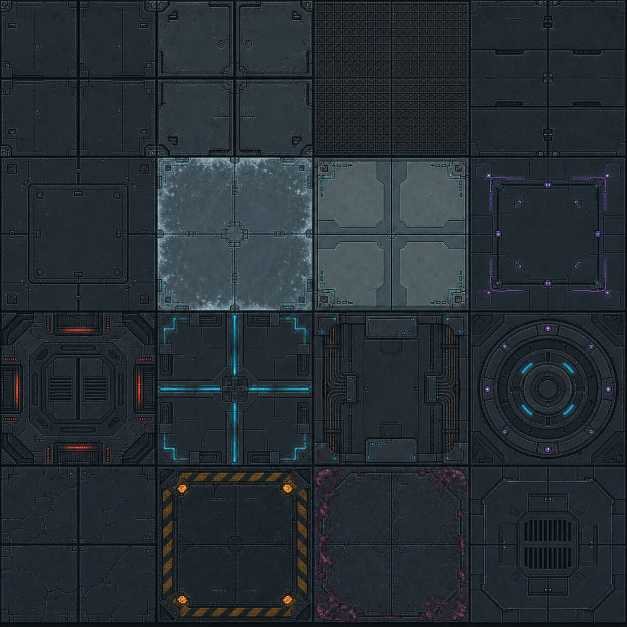
#> input picture play/last-bastion/art/production-tests/batch-ad/science-wing-floor-v1-source.png, 1254 x 1254 px (shown at 1/2 size)
$ python normalize_batch_ad.py
#> lines starting #> are read from the running program, lines starting #| are printed output that depends on the picture
"""Build deterministic Batch AD Science Wing atlases and contact-sheet QA."""
from pathlib import Path

from PIL import Image, ImageDraw


ROOT = Path(__file__).resolve().parent
NEAREST = Image.Resampling.NEAREST


def grid_cells(source: Image.Image, columns: int, rows: int):
    for row in range(rows):
        top = round(row * source.height / rows)
        bottom = round((row + 1) * source.height / rows)
        for column in range(columns):
            left = round(column * source.width / columns)
            right = round((column + 1) * source.width / columns)
            yield column, row, source.crop((left, top, right, bottom))


def opaque_grid(source_name: str, output_name: str, columns: int, rows: int, cell_size: int):
#> called with source_name = 'science-wing-floor-v1-source.png', output_name = 'science-wing-floor-v1-256.png', columns = 4, rows = 4, cell_size = 256
    source = Image.open(ROOT / source_name).convert("RGB")
#> source is the input picture: PIL image 1254x1254 RGB; mean R, G, B 37.7, 46, 52.3
    output = Image.new("RGB", (columns * cell_size, rows * cell_size))
#> output: PIL image 1024x1024 RGB; every value is 0
    for column, row, cell in grid_cells(source, columns, rows):
        output.paste(cell.resize((cell_size, cell_size), NEAREST), (column * cell_size, row * cell_size))
#> this loop made 16 passes
#> (column, row) on passes 1 to 12: (0, 0), (1, 0), (2, 0), (3, 0), (0, 1), (1, 1), (2, 1), (3, 1), (0, 2), (1, 2), (2, 2), (3, 2)
    output.save(ROOT / output_name, optimize=True)
    return output.convert("RGBA")
#> in opaque_grid (call 2), `output = Image.new("RGB", (columns * cell_size, rows * cell_size))`: output: PIL image 512x512 RGB; every value is 0
#> the loop in opaque_grid (call 2), `for column, row, cell in grid_cells(source, columns, rows):` made 16 passes


def transparent_grid(
    source_name: str,
    output_name: str,
    columns: int,
    rows: int,
    cell_size: int,
    padding: int,
    preserve_cell: bool = False,
    bottom_align: bool = False,
):
#> called with source_name = 'science-wing-boundary-v1.png', output_name = 'science-wing-boundary-v1-256.png', columns = 4, rows = 2, cell_size = 256, padding = 0, preserve_cell = True, bottom_align = False
    source = Image.open(ROOT / source_name).convert("RGBA")
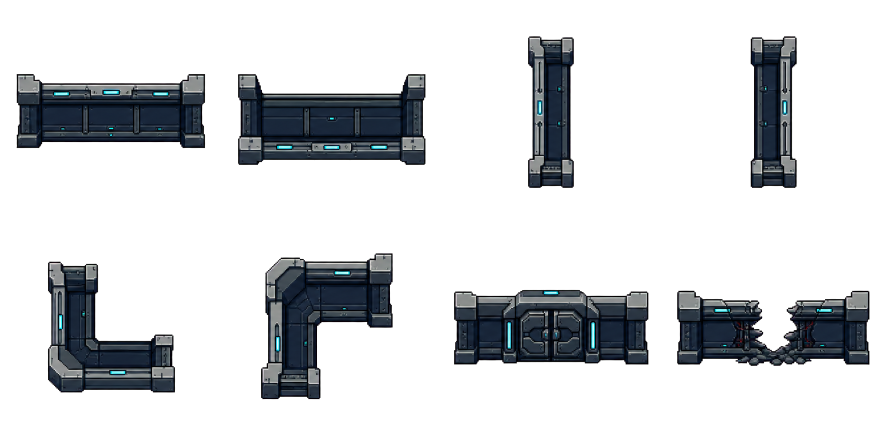
#> input picture play/last-bastion/art/production-tests/batch-ad/science-wing-boundary-v1.png, 1774 x 887 px (shown at 1/2 size)
#> source is the input picture: PIL image 1774x887 RGBA; mean R, G, B, A 10, 12, 14.2, 53.6
    output = Image.new("RGBA", (columns * cell_size, rows * cell_size), (0, 0, 0, 0))
#> output: PIL image 1024x512 RGBA; every value is 0
    for column, row, cell in grid_cells(source, columns, rows):
        if preserve_cell:
            subject = cell.resize((cell_size, cell_size), NEAREST)
            x = column * cell_size
            y = row * cell_size
        else:
            bounds = cell.getchannel("A").getbbox()
            if bounds is None:
                raise ValueError(f"{source_name} cell {column},{row} is empty")
            subject = cell.crop(bounds)
            scale = min((cell_size - padding * 2) / subject.width, (cell_size - padding * 2) / subject.height)
            subject = subject.resize(
                (max(1, round(subject.width * scale)), max(1, round(subject.height * scale))),
                NEAREST,
            )
            x = column * cell_size + (cell_size - subject.width) // 2
            if bottom_align:
                y = row * cell_size + cell_size - padding - subject.height
            else:
                y = row * cell_size + (cell_size - subject.height) // 2
        output.alpha_composite(subject, (x, y))
#> this loop made 8 passes
#> (column, row, x, y) on passes 1 to 8: (0, 0, 0, 0), (1, 0, 256, 0), (2, 0, 512, 0), (3, 0, 768, 0), (0, 1, 0, 256), (1, 1, 256, 256), (2, 1, 512, 256), (3, 1, 768, 256)
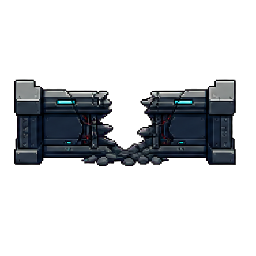
#> subject: PIL image 256x256 RGBA; mean R, G, B, A 9.2, 11, 13.2, 55.2; transparent parts drawn white
    output.save(ROOT / output_name, optimize=True)
    return output


def main():
    floor_master = opaque_grid("science-wing-floor-v1-source.png", "science-wing-floor-v1-256.png", 4, 4, 256)
    floor_runtime = opaque_grid("science-wing-floor-v1-source.png", "science-wing-floor-v1-128.png", 4, 4, 128)
    boundary_master = transparent_grid(
        "science-wing-boundary-v1.png", "science-wing-boundary-v1-256.png", 4, 2, 256, 0, preserve_cell=True
    )
    boundary_runtime = transparent_grid(
        "science-wing-boundary-v1.png", "science-wing-boundary-v1-128.png", 4, 2, 128, 0, preserve_cell=True
    )
#> in transparent_grid (call 2), `output = Image.new("RGBA", (columns * cell_size, rows * cell_size), (0..`: output: PIL image 512x256 RGBA; every value is 0
#> the loop in transparent_grid (call 2), `for column, row, cell in grid_cells(source, columns, rows):` made 8 passes
#> (column, row, x, y) on passes 1 to 8: (0, 0, 0, 0), (1, 0, 128, 0), (2, 0, 256, 0), (3, 0, 384, 0), (0, 1, 0, 128), (1, 1, 128, 128), (2, 1, 256, 128), (3, 1, 384, 128)
    fixtures_master = transparent_grid(
        "science-wing-fixtures-v1.png", "science-wing-fixtures-v1-384.png", 4, 2, 384, 24, bottom_align=True
    )
#> call 3 of transparent_grid, with source_name = 'science-wing-fixtures-v1.png', output_name = 'science-wing-fixtures-v1-384.png', columns = 4, rows = 2, cell_size = 384, padding = 24, preserve_cell = False, bottom_align = True
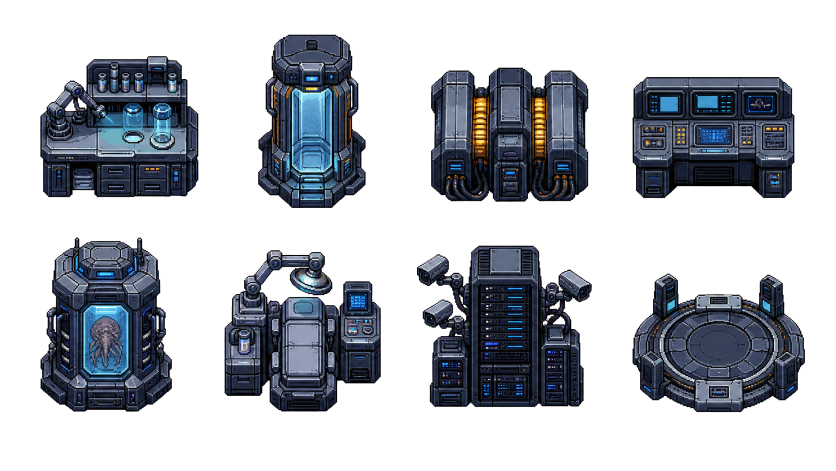
#> input picture play/last-bastion/art/production-tests/batch-ad/science-wing-fixtures-v1.png, 1672 x 941 px (shown at 1/2 size)
#> in transparent_grid, source is the input picture: PIL image 1672x941 RGBA; mean R, G, B, A 19.6, 23.4, 29.8, 94.5
#> in transparent_grid (call 3), `output = Image.new("RGBA", (columns * cell_size, rows * cell_size), (0..`: output: PIL image 1536x768 RGBA; every value is 0
#> the loop in transparent_grid (call 3), `for column, row, cell in grid_cells(source, columns, rows):` made 8 passes
#> (column, row, bounds, scale, x, y) on passes 1 to 8: (0, 0, (80, 112, 397, 395), 1.06, 24, 60), (1, 0, (98, 69, 314, 416), 0.968, 471, 24), (2, 0, (26, 135, 341, 404), 1.07, 792, 73), (3, 0, (11, 154, 335, 397), 1.04, 1176, 108), (0, 1, (80, 4, 344, 354), 0.96, 65, 408), (1, 1, (31, 30, 418, 354), 0.868, 408, 463), (2, 1, (0, 21, 348, 345), 0.966, 792, 431), (3, 1, (11, 77, 356, 355), 0.974, 1176, 473)
#> after the loop in transparent_grid (call 3), `for column, row, cell in grid_cells(source, columns, rows):`:
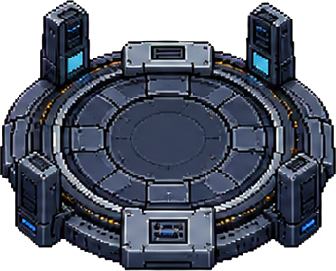
#> subject: PIL image 336x271 RGBA; mean R, G, B, A 42.9, 48.5, 60.7, 187.1; transparent parts drawn white
    fixtures_runtime = transparent_grid(
        "science-wing-fixtures-v1.png", "science-wing-fixtures-v1-192.png", 4, 2, 192, 12, bottom_align=True
    )
#> call 4 of transparent_grid, with source_name = 'science-wing-fixtures-v1.png', output_name = 'science-wing-fixtures-v1-192.png', columns = 4, rows = 2, cell_size = 192, padding = 12, preserve_cell = False, bottom_align = True
#> in transparent_grid (call 4), `output = Image.new("RGBA", (columns * cell_size, rows * cell_size), (0..`: output: PIL image 768x384 RGBA; every value is 0
#> the loop in transparent_grid (call 4), `for column, row, cell in grid_cells(source, columns, rows):` made 8 passes
#> (column, row, bounds, scale, x, y) on passes 1 to 8: (0, 0, (80, 112, 397, 395), 0.53, 12, 30), (1, 0, (98, 69, 314, 416), 0.484, 235, 12), (2, 0, (26, 135, 341, 404), 0.533, 396, 37), (3, 0, (11, 154, 335, 397), 0.519, 588, 54), (0, 1, (80, 4, 344, 354), 0.48, 32, 204), (1, 1, (31, 30, 418, 354), 0.434, 204, 231), (2, 1, (0, 21, 348, 345), 0.483, 396, 216), (3, 1, (11, 77, 356, 355), 0.487, 588, 237)
#> pass 1, in transparent_grid (call 4), `subject = subject.resize( (max(1, round(subject.width * scale)), max(1..`:
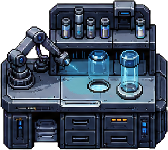
#> subject: PIL image 168x150 RGBA; mean R, G, B, A 46.5, 58.6, 74.2, 214.1; transparent parts drawn white
#> after the loop in transparent_grid (call 4), `for column, row, cell in grid_cells(source, columns, rows):`:
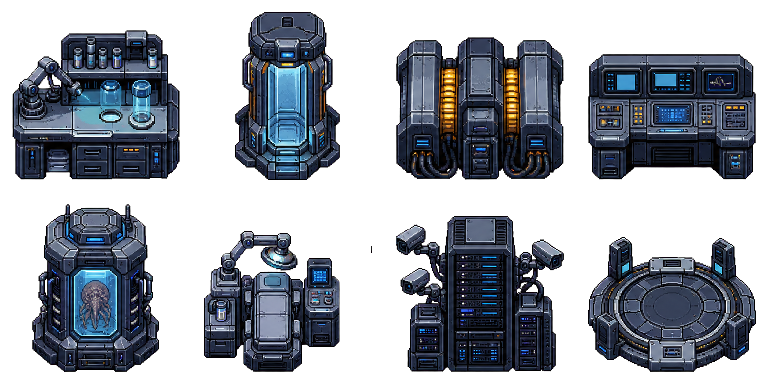
#> output: PIL image 768x384 RGBA; mean R, G, B, A 25.6, 30.5, 38.7, 123.6; transparent parts drawn white
#> after the loop in transparent_grid (call 4), `for column, row, cell in grid_cells(source, columns, rows):`:
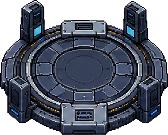
#> subject: PIL image 168x135 RGBA; mean R, G, B, A 43.4, 48.9, 61.2, 187.8; transparent parts drawn white
    decals_master = transparent_grid(
        "science-wing-decals-v1.png", "science-wing-decals-v1-256.png", 4, 2, 256, 20
    )
    decals_runtime = transparent_grid(
        "science-wing-decals-v1.png", "science-wing-decals-v1-128.png", 4, 2, 128, 10
    )

    seam_mosaic = Image.new("RGB", (1024, 512), (0, 0, 0))
    base = floor_runtime.crop((0, 0, 128, 128)).convert("RGB")
    varied_frames = (0, 1, 2, 3, 1, 0, 3, 2, 2, 3, 0, 1, 3, 2, 1, 0)
    for row in range(4):
        for column in range(4):
            seam_mosaic.paste(base, (column * 128, row * 128))
            frame = varied_frames[row * 4 + column]
            source_x = (frame % 4) * 128
            source_y = (frame // 4) * 128
            tile = floor_runtime.crop((source_x, source_y, source_x + 128, source_y + 128)).convert("RGB")
            seam_mosaic.paste(tile, (512 + column * 128, row * 128))
    seam_mosaic.save(ROOT / "science-wing-seam-mosaic.png", optimize=True)

    canvas = Image.new("RGBA", (1600, 1360), (15, 22, 32, 255))
    draw = ImageDraw.Draw(canvas)
    draw.text((24, 18), "BATCH AD - BASTION SCIENCE WING / 4K MASTER PREFLIGHT", fill=(231, 240, 246, 255))
    draw.text((24, 45), "FLOORS - 16 x 256 px retained master", fill=(117, 224, 239, 255))
    canvas.alpha_composite(floor_master.resize((800, 800), NEAREST), (24, 70))
    draw.text((850, 45), "BOUNDARIES - 8 x 256 px retained master", fill=(117, 224, 239, 255))
    canvas.alpha_composite(boundary_master.resize((720, 360), NEAREST), (850, 70))
    draw.text((850, 455), "FIXTURES - 8 x 384 px retained master", fill=(255, 202, 105, 255))
    canvas.alpha_composite(fixtures_master.resize((720, 360), NEAREST), (850, 480))
    draw.text((24, 900), "DECALS - 8 x 256 px retained master", fill=(208, 162, 255, 255))
    canvas.alpha_composite(decals_master.resize((800, 400), NEAREST), (24, 930))
    draw.text((850, 900), "Runtime: floors/boundaries/decals 128 px; fixtures 192 px", fill=(184, 202, 216, 255))
    draw.text((850, 930), "Code owns collision, interactions, hazards, glow, timing, room rules, and adjacency.", fill=(184, 202, 216, 255))
    draw.text((850, 970), "Floor identities: lab / cryo / surgery / bio / reactor / energy / control / teleporter.", fill=(184, 202, 216, 255))
    canvas.convert("RGB").save(ROOT / "batch-ad-contact-sheet.png", optimize=True)

    runtime_dir = ROOT.parents[2] / "game-assets"
    for name in (
        "science-wing-floor-v1-128.png",
        "science-wing-boundary-v1-128.png",
        "science-wing-fixtures-v1-192.png",
        "science-wing-decals-v1-128.png",
    ):
        Image.open(ROOT / name).save(runtime_dir / name, optimize=True)
    print("Wrote Batch AD masters, runtime atlases, and contact sheet")


if __name__ == "__main__":
#> (the run stopped early here; a loop or call above may not have finished)
